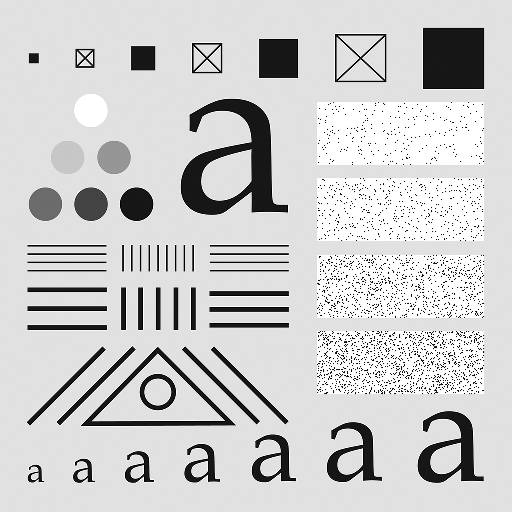
#> input picture Assignment3/testpattern512.tif, 512 x 512 px, found by its file name
$ jupyter execute 'Assignment 3.ipynb'
#> lines starting #> are read from the running program, lines starting #| are printed output that depends on the picture
## Question 6

### Part A

[cell 1]
import numpy as np
import matplotlib.pyplot as plt

def hpFilterTF4e(type, P, Q, param):

    # Initialize H as a P x Q matrix of zeros
#> called with type = 'ideal', P = 512, Q = 512, param = 96
    H = np.zeros((P, Q))

    # Define the center indices of the filter
    center_i, center_j = P // 2, Q // 2

    # Generate the filter based on the specified type and parameters
    if type == 'ideal':
        D0 = param
        for i in range(P):
            for j in range(Q):
                if np.sqrt((i - center_i)**2 + (j - center_j)**2) > D0:
                    H[i, j] = 1

    elif type == 'gaussian':
        D0 = param
        for i in range(P):
            for j in range(Q):
                H[i, j] = 1 - np.exp(-((i - center_i)**2 + (j - center_j)**2) / (2*D0**2))

    elif type == 'butterworth':
        D0, n = param
        for i in range(P):
            for j in range(Q):
                D = np.sqrt((i - center_i)**2 + (j - center_j)**2)
                if D != 0:
                    H[i, j] = 1 / (1 + (D0 / D)**(2*n))

    return H

### Part B

[cell 2]
# Generate the ideal highpass filter transfer function
D0 = 96
H = hpFilterTF4e('ideal', 512, 512, D0)

# Display the result as an image
plt.imshow(H, cmap='gray')
plt.title('Ideal Highpass Filter Transfer Function (D0 = 96)')
plt.axis('off')
plt.show()
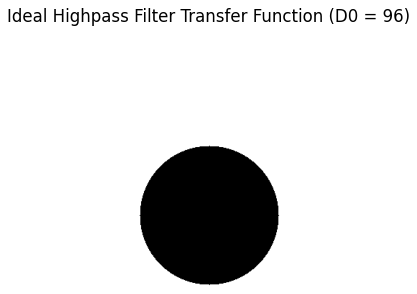
#> figure drawn by matplotlib, 1 panel
##The resulting image should show a circular region in the center that is

### Part C

[cell 3]
# Generate the highpass Gaussian filter transfer function
D0 = 96
H = hpFilterTF4e('gaussian', 512, 512, D0)

# Display the result as an image
plt.imshow(H, cmap='gray')
plt.title('Highpass Gaussian Filter Transfer Function (D0 = 96)')
plt.axis('off')
plt.show()
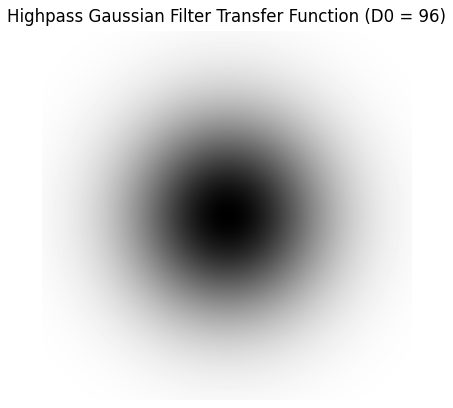
#> figure drawn by matplotlib, 1 panel

### Part D

[cell 4]
# Generate the highpass Butterworth filter transfer function
D0 = 96
n = 2
H = hpFilterTF4e('butterworth', 512, 512, [D0, n])

# Display the result as an image
plt.imshow(H, cmap='gray')
plt.title('Highpass Butterworth Filter Transfer Function (D0 = 96, n = 2)')
plt.axis('off')
plt.show()
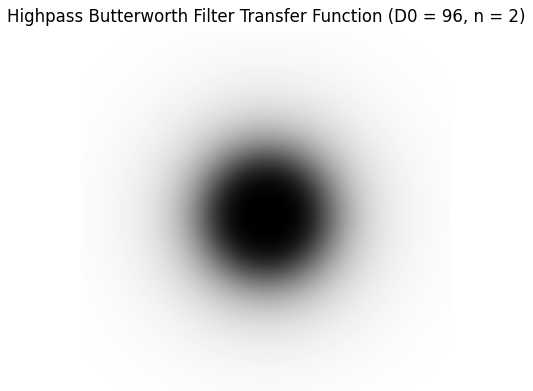
#> figure drawn by matplotlib, 1 panel

## Question 7

### Part A

[cell 5]
import numpy as np
from scipy import fftpack, ndimage
import matplotlib.pyplot as plt

# Load the image
img = plt.imread('testpattern512.tif')
#> img is the input picture: shape (512, 512); min 0, max 255, mean 204.4

# Compute the Fourier transform of the image
img_fft = fftpack.fft2(img)

# Create a Gaussian lowpass filter
r, c = img.shape
#> r = 512; c = 512
r, c = np.mgrid[:r, :c]
center_r, center_c = r - r.mean(), c - c.mean()
sigma = 112
gaussian = np.exp(-(center_r**2 + center_c**2)/(2.0*sigma**2))

# Apply the lowpass filter to the Fourier transform of the image
img_fft_filtered = img_fft * gaussian

# Compute the inverse Fourier transform to obtain the filtered image
img_filtered = np.real(fftpack.ifft2(img_fft_filtered))
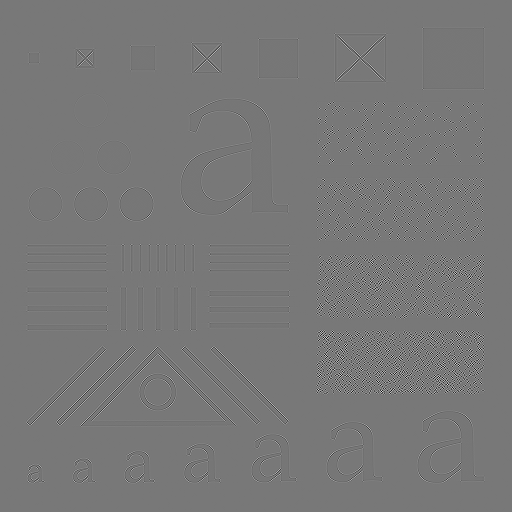
#> img_filtered: shape (512, 512) float64; min -101.7, max 116.3, mean 1.1; drawn with min black and max white

# Display the original and filtered images
fig, axes = plt.subplots(nrows=1, ncols=2)
axes[0].imshow(img, cmap='gray')
axes[0].set_title('Original')
axes[1].imshow(img_filtered, cmap='gray')
axes[1].set_title('Filtered')
plt.show()

### Part B

[cell 6]
import numpy as np
from scipy import fftpack, ndimage
import matplotlib.pyplot as plt

# Load the image and take the negative of it
img = plt.imread('testpattern512.tif')
img_neg = 1.0 - img
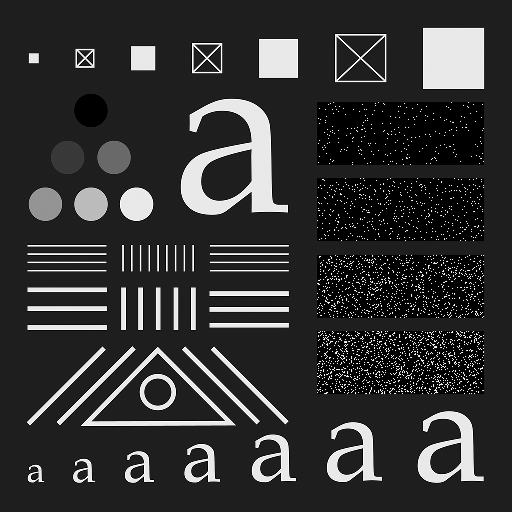
#> img_neg: shape (512, 512) float64; min -254, max 1, mean -203.4; drawn with min black and max white

# Compute the Fourier transform of the negative image
img_fft = fftpack.fftn(img_neg, axes=(0,1))

# Define the shape of the Butterworth filter to be the same as the shape of the Fourier transform of the image
r, c = img.shape[:2]

# Create a Butterworth lowpass filter with a cutoff frequency and order of your choice
cutoff_freq = 0.00001
order = 4
r, c = np.mgrid[:r, :c]
center_r, center_c = r - r.mean(), c - c.mean()
dist = np.sqrt(center_r**2 + center_c**2)
butterworth = 1.0 / (1.0 + (dist / cutoff_freq)**(2*order))

# Apply the filter to the Fourier transform of the negative image
img_fft_filtered = img_fft * butterworth

# Compute the inverse Fourier transform of the filtered image
img_filtered = np.real(fftpack.ifftn(img_fft_filtered, axes=(0,1)))

# Take the negative of the resulting image
img_filtered_neg = 1.0 - img_filtered
#> img_filtered_neg: shape (512, 512) float64; every value is 1

# Threshold the image to show only the desired part of the large square
thresh_value =0.99
img_thresh = np.zeros_like(img_filtered_neg)
img_thresh[img_filtered_neg > thresh_value] = 1.0

# Display the original and filtered images
fig, axes = plt.subplots(nrows=1, ncols=3)
axes[0].imshow(img, cmap='gray')
axes[0].set_title('Original')
axes[1].imshow(img_neg, cmap='gray')
axes[1].set_title('Negative')
axes[2].imshow(img_thresh, cmap='gray')
axes[2].set_title('Thresholded')
plt.show()

## Question 8

[cell 7]
import numpy as np
from scipy import fftpack, ndimage
import imageio

# Step 1: Read the image and scale its intensity range to [0,1]
img = imageio.imread('zoneplate.png', as_gray=True) / 255.0
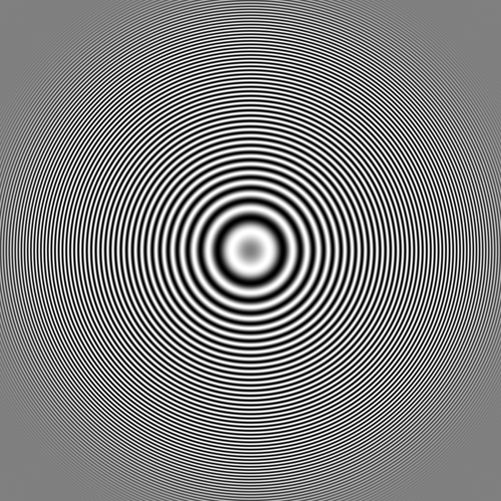
#> input picture Assignment3/zoneplate.png, 501 x 501 px, found by its file name
#> img: shape (501, 501) float32; min 0, max 1, mean 0.501

# Step 2: Perform a 2D Fourier transform of the image
F = fftpack.fft2(img)

# Step 3: Shift the zero frequency component to the center of the Fourier spectrum
F = fftpack.fftshift(F)

# Step 4: Create a Butterworth filter transfer function with sharp cutoffs
n = 3  # order of Butterworth filter
D0 = 0.05  # cutoff frequency
ny, nx = img.shape
#> ny = 501; nx = 501
u, v = np.meshgrid(np.arange(nx) - nx/2, np.arange(ny) - ny/2, indexing='ij')
D = np.sqrt(u**2 + v**2) / D0
H = 1.0 / (1.0 + (D**2)**n)

# Step 5: Apply the filter to the Fourier spectrum
G = H * F

# Step 6: Shift the zero frequency component back to the top-left corner of the Fourier spectrum
G = fftpack.ifftshift(G)

# Step 7: Inverse transform the filtered Fourier spectrum to obtain the filtered image
filteredImg = np.real(fftpack.ifft2(G))
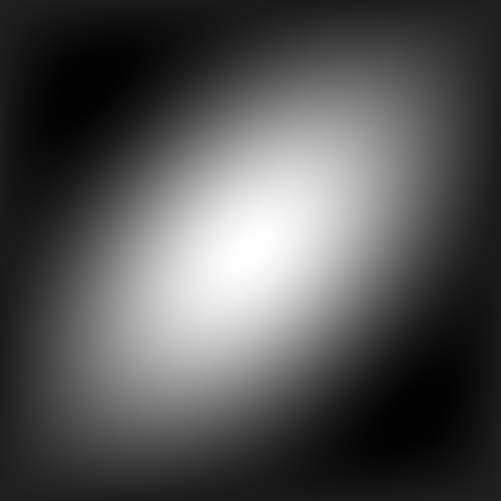
#> filteredImg: shape (501, 501) float64; min 6.24e-08, max 6.32e-08, mean 6.27e-08; drawn with min black and max white

# Display the original and filtered images side by side
import matplotlib.pyplot as plt
fig, axs = plt.subplots(1, 2)
axs[0].imshow(img, cmap='gray')
axs[0].set_title('Original image')
axs[1].imshow(filteredImg, cmap='gray')
axs[1].set_title('Filtered image')
plt.show()
